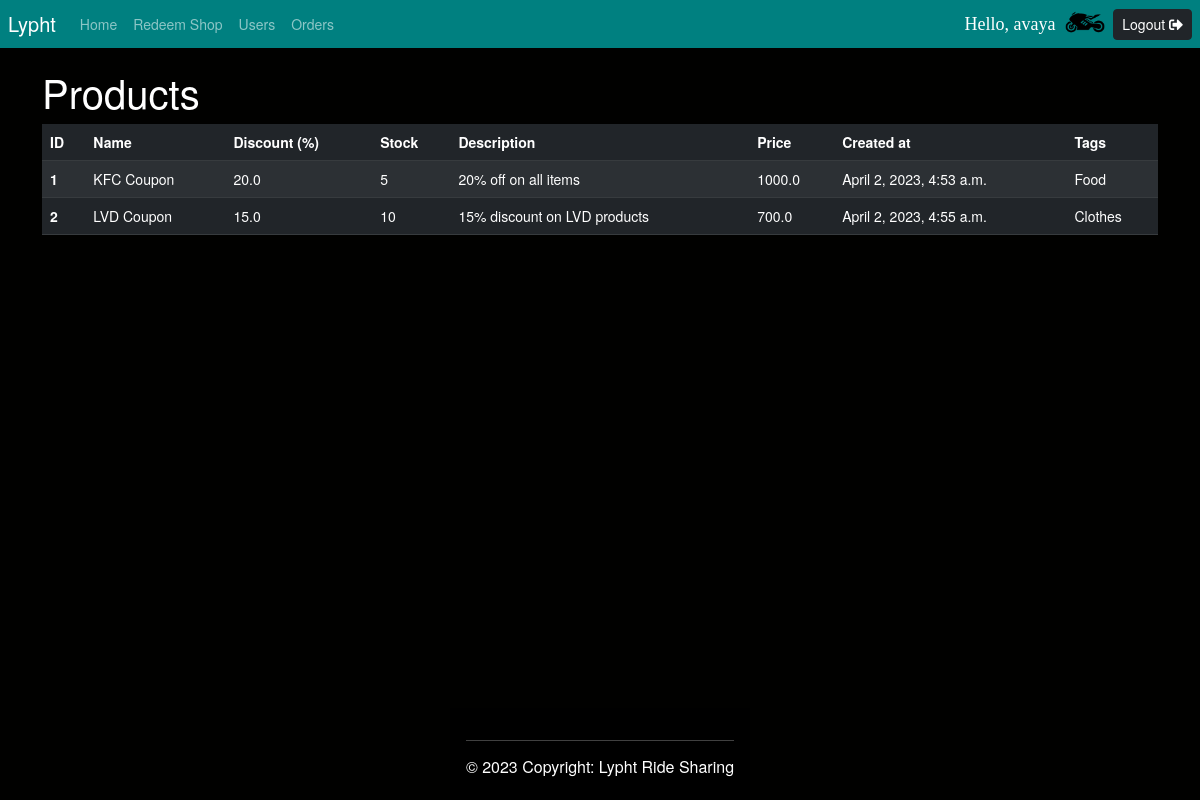
Screenshot of /products/ (signed in) with the database file from the repository.
### redeem/models.py (models this page shows, shortened)
class Product(models.Model):
    name = models.CharField(max_length=200)
    discount = models.FloatField()
    stock = models.IntegerField()
    description = models.TextField()
    price = models.FloatField()
    created_at = models.DateTimeField(auto_now_add=True)
    tags = models.ManyToManyField(Tag)

class Tag(models.Model):
    Categories = (
        ('Electronics', 'Electronics'),
        ('Clothing', 'Clothing'),
        ('Food', 'Food'),
        ('Beauty', 'Beauty'),
        ('Sports', 'Sports'),
        ('Books', 'Books'),
        ('Other', 'Other'),
    )
    name = models.CharField(max_length=200, null=True, choices=Categories)

### redeem/views.py (the view)
# urls.py: path('products/', views.products, name='products'),
@login_required(login_url='login')
def products(request):
    Product.objects.all()
    return render(request, 'redeem/products.html', {'products': Product.objects.all()})

### redeem/templates/redeem/products.html (shortened to what this page needs)
{% extends "redeem/main.html" %}
{% block content %}
<h1> Products </h1>
<table class="table table-dark table-striped table-responsive">
  <thead>
    <tr>
      <th scope="col">ID</th>
      <th scope="col">Name</th>
      <th scope="col">Discount (%)</th>
      <th scope="col">Stock</th>
        <th scope="col">Description</th>
        <th scope="col">Price</th>
        <th scope="col">Created at</th>
        <th scope="col">Tags</th>
    </tr>
  </thead>
  <tbody>
    {% for product in products %}
    <tr>
      <th scope="row">{{ product.id }}</th>
      <td>{{ product.name }}</td>
      <td>{{ product.discount }}</td>
      <td>{{ product.stock }}</td>
      <td>{{ product.description }}</td>
      <td>{{ product.price }}</td>
      <td>{{ product.created_at }}</td>
      <td>
        {% for tag in product.tags.all %}
            {{ tag.name }}
        {% endfor %}
      </td>
    </tr>
    {% endfor %}
  </tbody>
</table>
{% endblock %}

### redeem/templates/redeem/navbar.html (shortened to what this page needs)
{% load static %}
<nav class="navbar navbar-expand-lg p-1 pe-2 ps-2" style="background-color:teal; " data-bs-theme="dark">
    <div class="collapse navbar-collapse" id="navbarTogglerDemo01">
        <a class="navbar-brand" href="#">Lypht</a>
        <ul class="navbar-nav me-auto mb-2 mb-lg-0">
            <li class="nav-item">
                <a class="nav-link" href="{% url 'home' %}">Home</a>
            </li>
            <li class="nav-item">
                <a class="nav-link" href="{% url 'products' %}">Redeem Shop</a>
            </li>
            <li class="nav-item">
                <a class="nav-link" href="">Users</a>
            </li>
            <li class="nav-item">
                <a class="nav-link" href="">Orders</a>
            </li>
        </ul>
        <a class="userHello"> Hello, {{ request.user }}</a>
        <img src="{% static 'images/superbike.png' %}" width="40" height="40" alt="">
        <span>
             <a href="{% url 'logout' %}" class="btn btn-dark btn-sm">
                 Logout
                <i class="fas fa-sign-out-alt"></i>
            </a>
        </span>
    </div>
</nav>

### static/css/main.css (style rules this page uses)
body { background-color: #010100; color: #ffffff; font-family: "Helvetica Neue", Helvetica, Arial, sans-serif; font-size: 14px; line-height: 20px; padding: 0; margin: 0; display: flex; flex-direction: column; min-height: 100vh; position:relative; }

### redeem/templates/redeem/navbar.html (style rules this page uses)
.userHello { font-size: 18px; color: white; margin-right: 10px; text-decoration: none; font-family: "Monotype Corsiva", "Comic Sans MS", cursive; }

### rows the page displays
Product: id "1", name "KFC Coupon", discount "20.0", stock "5", description "20% off on all items", price "1000.0", created_at "April 2, 2023, 4:53 a.m."
Tag: name "Food"
Product: id "2", name "LVD Coupon", discount "15.0", stock "10", description "15% discount on LVD products", price "700.0", created_at "April 2, 2023, 4:55 a.m."
Tag: name "Clothes"

### other values shown
{{ request.user }} "avaya"
